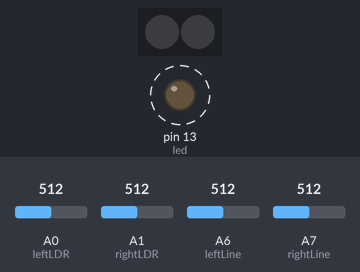
A sketch run on a simulated Arduino Nano, built with avr-gcc and run on an emulated ATmega328P. Shown: 2 RGB LEDs in strip order, left to right, output pins drawn as LEDs (lit = HIGH). Dashed ring = blinking. The test bench sets the inputs (shaded band); at power-on: A0 (leftLDR) = 512, A1 (rightLDR) = 512, A6 (leftLine) = 512, A7 (rightLine) = 512. Colours are those a GRB WS2812 strip shows for the declared byte order; what the sketch prints to the serial monitor is not drawn.

Above: at 0.5 s.
Timing chart, 0 to 3.0 s (numbered marks = the images above):
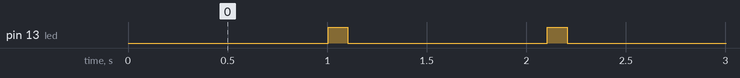

The sketch:

AnalogTest2.ino
```cpp
// (licence header left out)
#include "FastSPI_LED2.h"

int leftLDR = A0;
int rightLDR = A1;
int leftLine = A6;
int rightLine = A7;
int led = 13;

// WS2812B definitions
#define NUM_LEDS 2
#define DATA_PIN 9
CRGB leds[NUM_LEDS];

void setup()
{
  FastLED.addLeds<WS2812B, DATA_PIN, RGB>(leds, NUM_LEDS);
  allOff();
  Serial.begin(115200);
  // Initialise pull downs on LDR inputs
  digitalWrite(leftLDR, HIGH);
  digitalWrite(rightLDR, HIGH);
  pinMode(led, OUTPUT);
}

void loop()
{
  int ldrL, ldrR, lineL, lineR;
  ldrL = analogRead(leftLDR);
  ldrR = analogRead(rightLDR);
  lineL = analogRead(leftLine);
  lineR = analogRead(rightLine);
  String s = "Left LDR: " + String(ldrL) + "  Right LDR: " + String(ldrR) + "  Left Line: " + String(lineL) + "  Right Line: " + String(lineR);
  Serial.println(s);
  delay(1000);
  digitalWrite(led, HIGH);
  delay(100);
  digitalWrite(led, LOW);
}

void allOff()
{
  for (int i=0; i<NUM_LEDS; i++)
    leds[i] = 0;
  FastLED.show();
}

void setAll(int red, int green, int blue)
{
  for (int i=0; i<NUM_LEDS; i++)
  {
    leds[i].g = red;
    leds[i].r = green;
    leds[i].b = blue;
  }
  FastLED.show();
}
```

Measured:
- by itself, pin 13 (led): alternates HIGH for 0.10 s and LOW for 1.0 s
